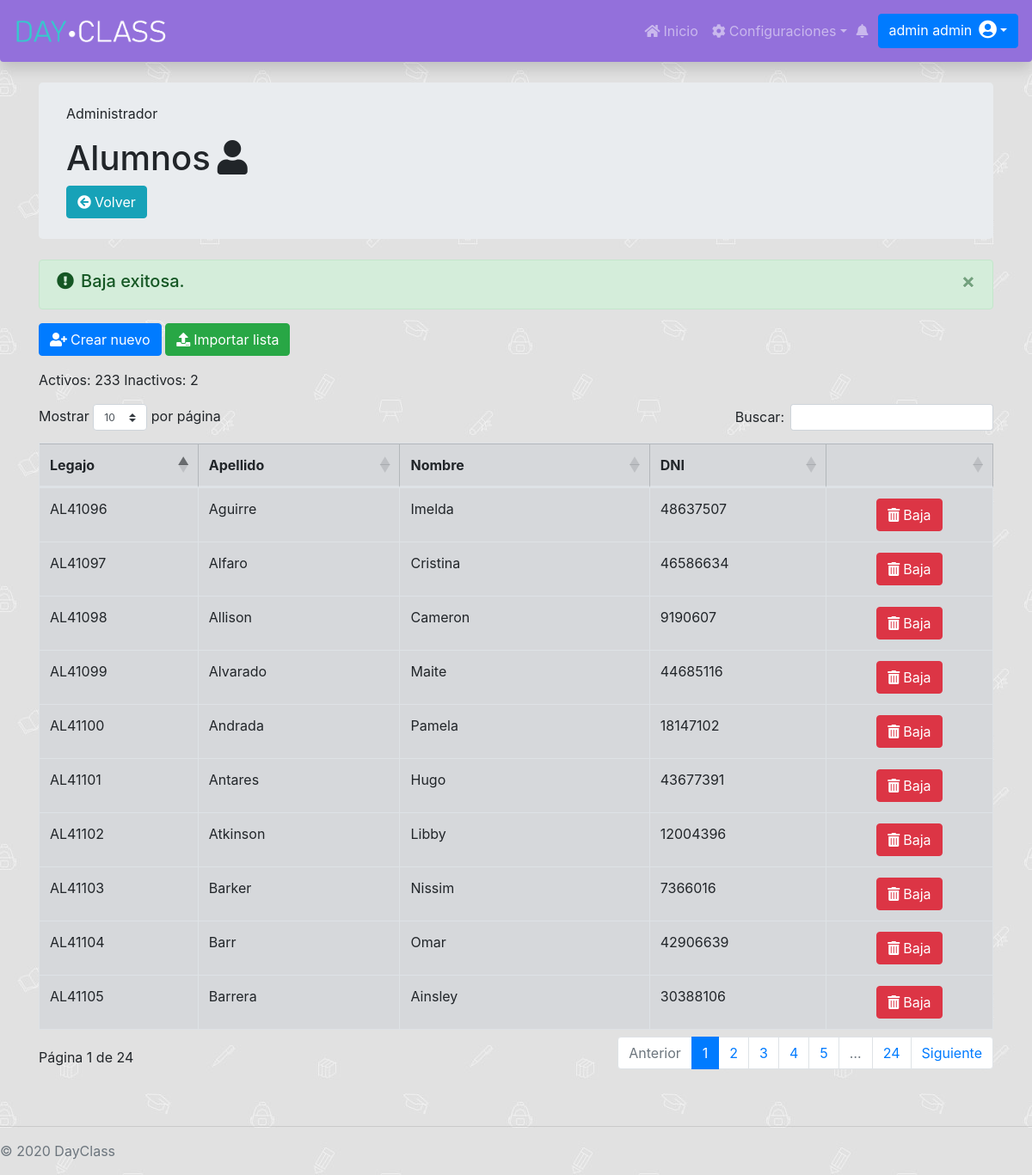
/Administrador/ConfiguracionSistema/Alumnos/configAlum.php?resultado=3 (signed in), run on the app's committed database.
### tables this page shows
CREATE TABLE `alumno` (
  `id` int(11) NOT NULL AUTO_INCREMENT,
  `apellidoAlum` varchar(255) DEFAULT NULL,
  `contraseniaAlum` varchar(255) DEFAULT NULL,
  `dniAlum` int(11) NOT NULL,
  `emailAlum` varchar(255) DEFAULT NULL,
  `fechaAltaAlumno` date DEFAULT NULL,
  `fechaBajaAlumno` date DEFAULT NULL,
  `fechaNacAlumno` date DEFAULT NULL,
  `legajoAlumno` varchar(255) NOT NULL,
  `nombreAlum` varchar(255) DEFAULT NULL,
  `permiso_id` int(11) DEFAULT NULL,
  PRIMARY KEY (`id`),
  KEY `FKctdmkskdhf5bla743m05m1u3x` (`permiso_id`)
);

### Administrador/ConfiguracionSistema/Alumnos/configAlum.php (the view, shortened to what this page needs)
<link rel="stylesheet" href="https://cdnjs.cloudflare.com/ajax/libs/twitter-bootstrap/4.1.3/css/bootstrap.css">
<link rel="stylesheet" href="https://cdn.datatables.net/1.10.21/css/dataTables.bootstrap4.min.css">
<div class="container">
    <div class="jumbotron my-4 py-4">
        <p class="card-text">Administrador</p>
        <h1>Alumnos<i class="fa fa-user ml-2"></i></h1>
        <a href="../../index.php" class="btn btn-info"><i class="fa fa-arrow-circle-left mr-1"></i>Volver</a>
    </div>
    <?php
    if(isset($_GET["resultado"])){
        switch ($_GET["resultado"]) {
                case 3:
                    echo "<div class='alert alert-success alert-dismissible fade show' role='alert'>
                            <h5><i class='fa fa-exclamation-circle mr-2'></i>Baja exitosa.</h5>
                            <button type='button' class='close' data-dismiss='alert' aria-label='Close'>
                            <span aria-hidden='true'>&times;</span>
                            </button>
                        </div>";
                    break;
        }
    }
    ?>
    <div class="my-3">
        <button class="btn btn-primary" data-toggle="modal" data-target="#staticBackdrop"><i class="fa fa-user-plus mr-1"></i>Crear nuevo</button>
        <button class="btn btn-success" data-toggle="modal" data-target="#staticBackdrop1"><i class="fa fa-upload mr-1"></i>Importar lista</button>
    </div>
    <?php
        include "../../../databaseConection.php";
        $cantidadActivos = $con->query("SELECT id FROM alumno WHERE fechaBajaAlumno IS NULL")->num_rows;
        $cantidadInactivos = $con->query("SELECT id FROM alumno WHERE fechaBajaAlumno IS NOT NULL")->num_rows;
    ?>
    <div class="mb-2">
        <label><?php echo "Activos: ".$cantidadActivos." Inactivos: ".$cantidadInactivos ?></label>
    </div>
    <div class="mb-4 table-responsive">
        <table id="dataTable" class="table table-secondary table-bordered table-hover">
            <thead>
                <th>Legajo</th>
                <th>Apellido</th>
                <th>Nombre </th>
                <th>DNI</th>
                <th></th>
            </thead>
            <tbody>
                <?php
                $consulta1 = $con->query("SELECT `legajoAlumno`,`apellidoAlum`,`nombreAlum`,`dniAlum`,`id`,`fechaBajaAlumno` FROM `alumno` ORDER BY legajoAlumno ASC");
                while ($resultado1 = $consulta1->fetch_assoc()) {
                    if($resultado1['fechaBajaAlumno'] != NULL || $resultado1['fechaBajaAlumno'] != ""){
                            $urlReinc = 'reincAlum.php?id='.$resultado1["id"];
                            echo "<tr class='table-danger'>
                                <td>" . $resultado1['legajoAlumno'] . "</td>
                                <td>" . $resultado1['apellidoAlum'] . "</td>
                                <td>" . $resultado1['nombreAlum'] . "</td>
                                <td>" . $resultado1['dniAlum'] . "</td>
                                <td class='text-center'><a class='btn btn-primary' onclick='return confirmComeBack()' href='$urlReinc'><i class='fa fa-undo mr-1'></i>Alta</a></td>
                            </tr>";
                        }else{
                            $urlBaja = 'bajaAlum.php?id='.$resultado1["id"];
                           echo "<tr>
                                <td>" . $resultado1['legajoAlumno'] . "</td>
                                <td>" . $resultado1['apellidoAlum'] . "</td>
                                <td>" . $resultado1['nombreAlum'] . "</td>
                                <td>" . $resultado1['dniAlum'] . "</td>
                                <td class='text-center'><a class='btn btn-danger' onclick='return confirmDelete()' href='$urlBaja'><i class='fa fa-trash mr-1'></i>Baja</a></td>
                            </tr>";
                        }
                }
                ?>
            </tbody>
        </table>
    </div>
</div>

### DayClassStyle.css (style rules this page uses)
.dayclassnav { background-color: mediumpurple; }
.abajo-pagina { position: absolute; bottom: auto; width: 100%; }
body { padding-top: 4.5rem; background-image: url("/DayClass/images/school.jpg"); background-repeat: repeat; background-attachment: fixed; }

### data on the page
alumno: legajoAlumno "AL41096", apellidoAlum "Aguirre", nombreAlum "Imelda", dniAlum "48637507"
alumno: legajoAlumno "AL41097", apellidoAlum "Alfaro", nombreAlum "Cristina", dniAlum "46586634"
alumno: legajoAlumno "AL41098", apellidoAlum "Allison", nombreAlum "Cameron", dniAlum "9190607"
alumno: legajoAlumno "AL41099", apellidoAlum "Alvarado", nombreAlum "Maite", dniAlum "44685116"
alumno: legajoAlumno "AL41100", apellidoAlum "Andrada", nombreAlum "Pamela", dniAlum "18147102"
alumno: legajoAlumno "AL41101", apellidoAlum "Antares", nombreAlum "Hugo", dniAlum "43677391"
alumno: legajoAlumno "AL41102", apellidoAlum "Atkinson", nombreAlum "Libby", dniAlum "12004396"
alumno: legajoAlumno "AL41103", apellidoAlum "Barker", nombreAlum "Nissim", dniAlum "7366016"
alumno: legajoAlumno "AL41104", apellidoAlum "Barr", nombreAlum "Omar", dniAlum "42906639"
alumno: legajoAlumno "AL41105", apellidoAlum "Barrera", nombreAlum "Ainsley", dniAlum "30388106"

### other printed values
$cantidadActivos "233"
$cantidadInactivos "2"
